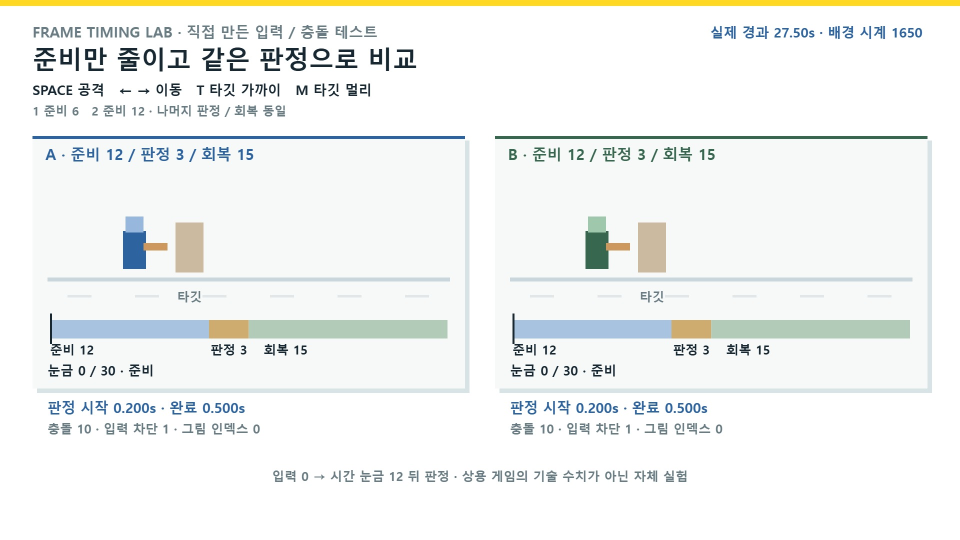
#> input picture projects/counting-animation-frames/production/prototype-interval-v2-1650.jpg, 1920 x 1080 px, given in place of prototype-rate-v2-75.jpg, which was not available (shown at 1/2 size)
$ python inspect-prototype-sheets.py
#> lines starting #> are read from the running program, lines starting #| are printed output that depends on the picture; pictures that were not available may be replaced by others from this repository, and a replacement may not be noted
"""Assemble QA contact sheets; never modifies source captures or artwork."""
from pathlib import Path
from PIL import Image,ImageDraw
base=Path(__file__).parent
sheet=Image.new('RGB',(1920,5*385),'white');draw=ImageDraw.Draw(sheet)
#> after `sheet = Image.new('RGB', (1920, 5 * 385), 'white')`: sheet: PIL image 1920x1925 RGB; every value is 255
for row,mode in enumerate(['rate','interval','poses','pause','render']):
    draw.text((10,row*385+5),mode+' v2 / original captured frames 75, 90, 1650',fill='black')
    for col,frame in enumerate([75,90,1650]):
        image=Image.open(base/f'prototype-{mode}-v2-{frame}.jpg').convert('RGB')
#> image is the input picture: PIL image 1920x1080 RGB; mean R, G, B 241.2, 243.4, 241.4
        image.thumbnail((640,360));sheet.paste(image,(col*640,row*385+25))
#> after `image.thumbnail((640, 360))`:
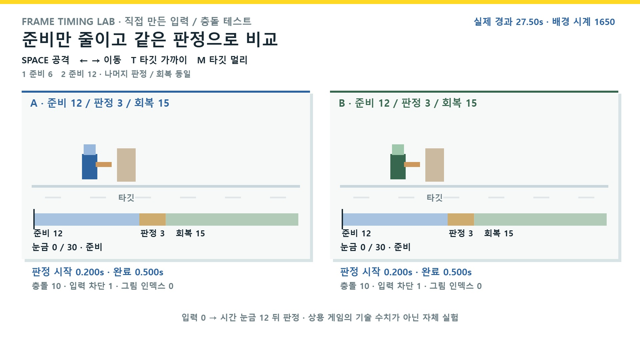
#> image: PIL image 640x360 RGB; mean R, G, B 241.1, 243.3, 241.2
#> after `sheet.paste(image, (col * 640, row * 385 + 25))`:
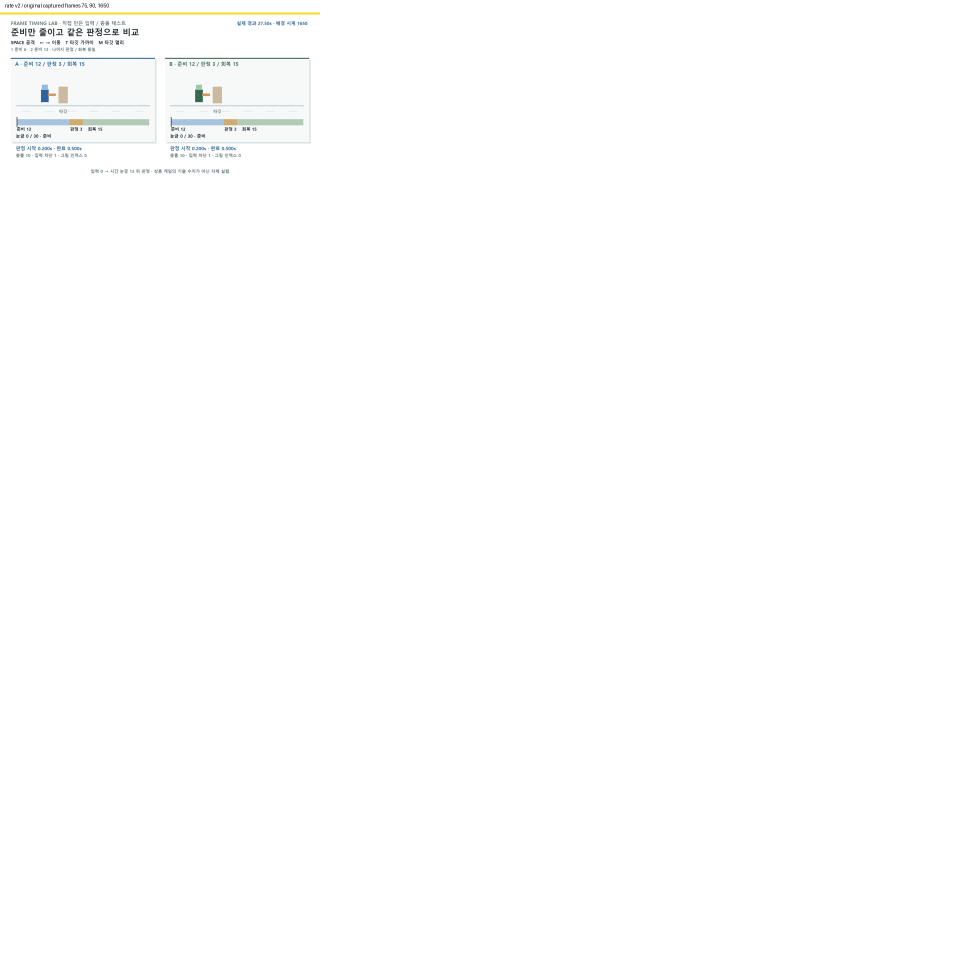
#> sheet: PIL image 1920x1925 RGB (shown at 1/2 size); mean R, G, B 254.1, 254.2, 254.1
#> pass 2 of the loop `for row,mode in enumerate(['rate','interval','poses','pause','render']):`:
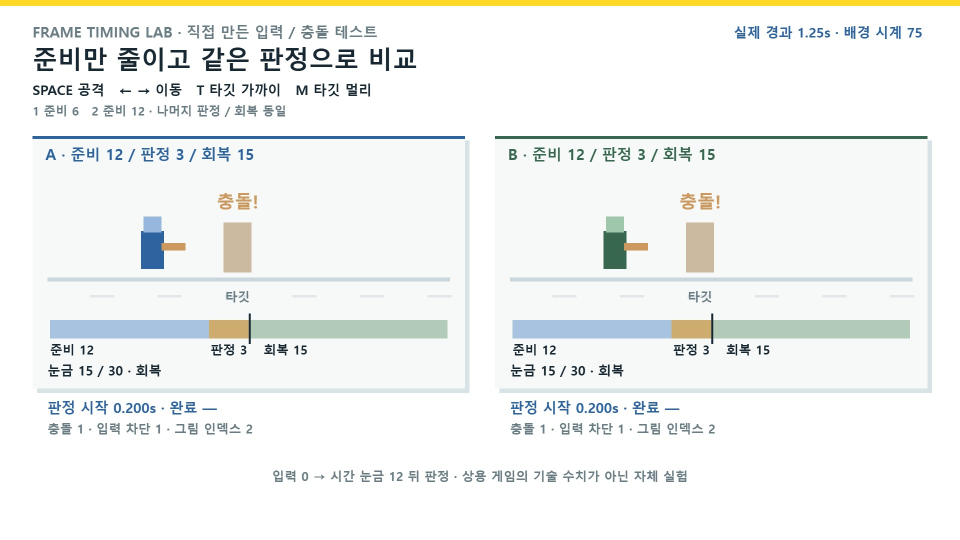
#> input picture projects/counting-animation-frames/production/prototype-interval-v2-75.jpg, 1920 x 1080 px (shown at 1/2 size)
#> image is the input picture: PIL image 1920x1080 RGB; mean R, G, B 241.3, 243.4, 241.3
#> `image.thumbnail((640, 360))`:
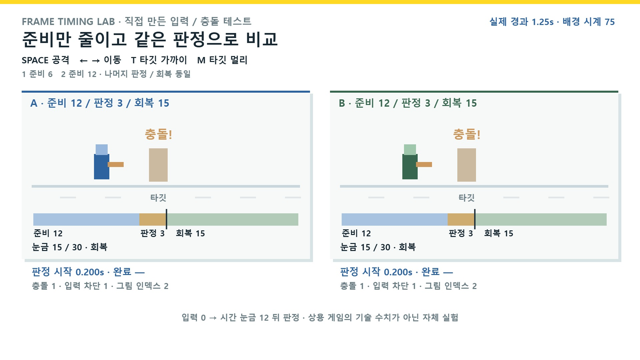
#> image: PIL image 640x360 RGB; mean R, G, B 241.2, 243.3, 241.1
#> `sheet.paste(image, (col * 640, row * 385 + 25))`:
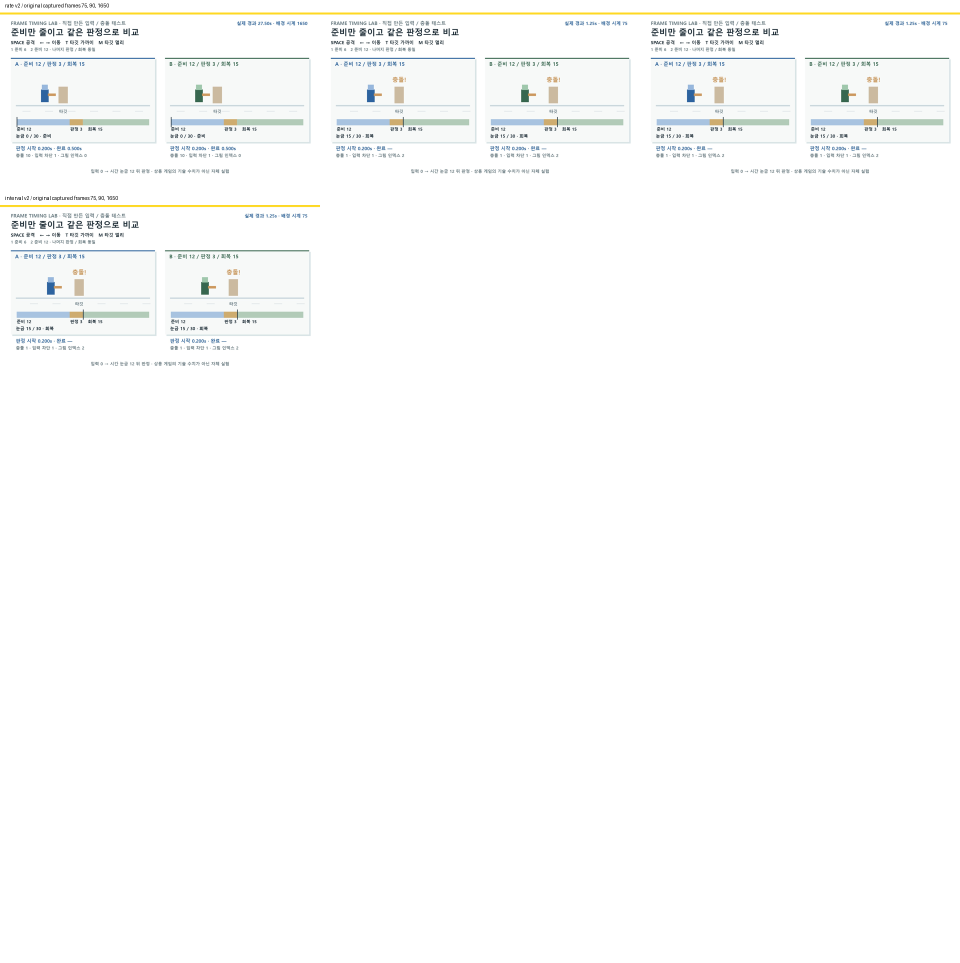
#> sheet: PIL image 1920x1925 RGB (shown at 1/2 size); mean R, G, B 251.5, 252, 251.5
#> (the run stopped early here; a loop or call above may not have finished)
